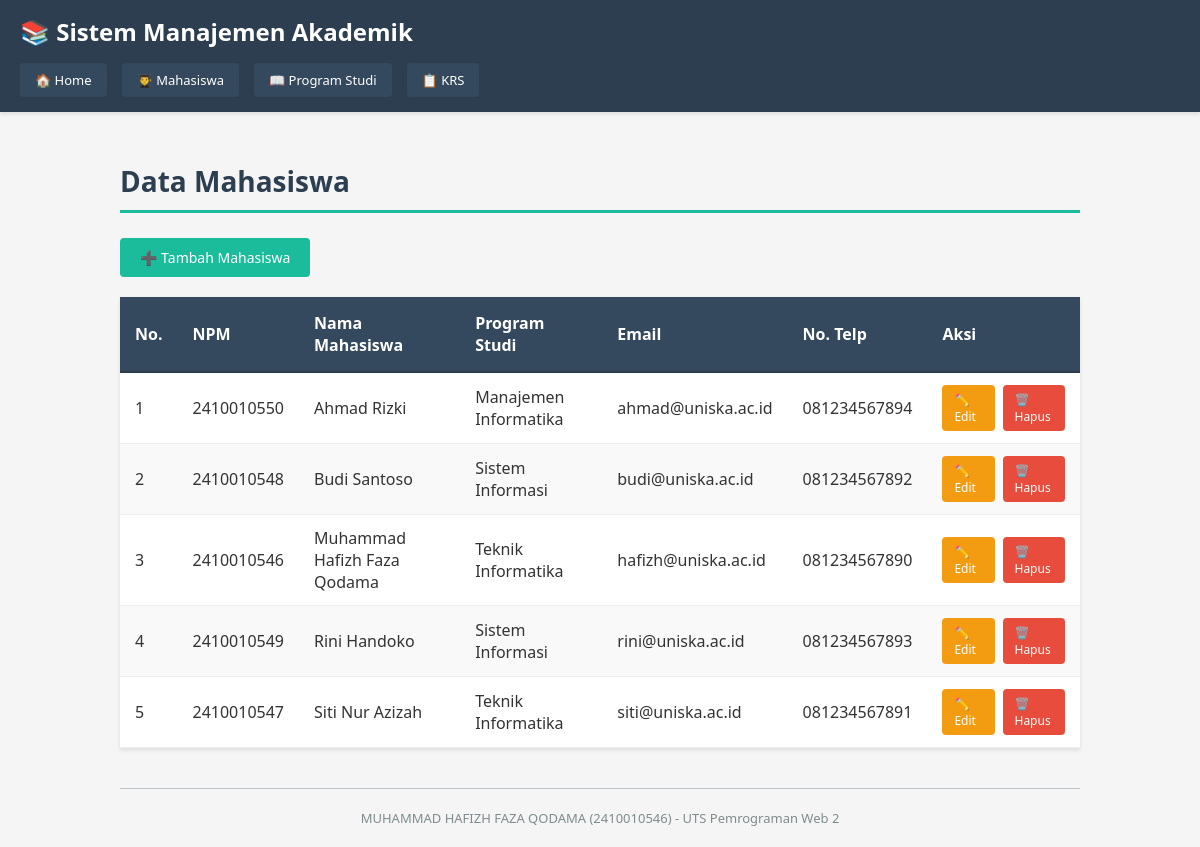
The page /mahasiswa/index.php on the database its author committed.
### tables this page shows
CREATE TABLE IF NOT EXISTS mahasiswa (
    id INT PRIMARY KEY AUTO_INCREMENT,
    npm VARCHAR(20) NOT NULL UNIQUE,
    nama VARCHAR(100) NOT NULL,
    email VARCHAR(100),
    no_telp VARCHAR(15),
    alamat TEXT,
    id_prodi INT NOT NULL,
    created_at TIMESTAMP DEFAULT CURRENT_TIMESTAMP,
    FOREIGN KEY (id_prodi) REFERENCES prodi(id) ON DELETE CASCADE ON UPDATE CASCADE
);

CREATE TABLE IF NOT EXISTS prodi (
    id INT PRIMARY KEY AUTO_INCREMENT,
    nama_prodi VARCHAR(100) NOT NULL UNIQUE,
    kode_prodi VARCHAR(20) NOT NULL UNIQUE,
    created_at TIMESTAMP DEFAULT CURRENT_TIMESTAMP
);

### src/mahasiswa/index.php (the view, shortened to what this page needs)
<?php
require_once '../config/koneksi.php';
$result = $conn->query("
    SELECT m.*, p.nama_prodi, p.kode_prodi
    FROM mahasiswa m
    JOIN prodi p ON m.id_prodi = p.id
    ORDER BY m.nama ASC
");
$mahasiswa_list = $result->fetch_all(MYSQLI_ASSOC);
?>
<!DOCTYPE html>
<html lang="id">
<head>
    <link rel="stylesheet" href="../assets/style.css">
</head>
<body>
    <div class="navbar">
        <h1>📚 Sistem Manajemen Akademik</h1>
        <nav>
            <a href="../index.php">🏠 Home</a>
            <a href="../mahasiswa/index.php">👨‍🎓 Mahasiswa</a>
            <a href="../prodi/index.php">📖 Program Studi</a>
            <a href="../krs/index.php">📋 KRS</a>
        </nav>
    </div>
    <div class="container">
        <h2 class="page-title">Data Mahasiswa</h2>
        <div class="btn-container">
            <a href="tambah.php" class="btn btn-primary">➕ Tambah Mahasiswa</a>
        </div>
        <?php if (count($mahasiswa_list) > 0): ?>
            <table>
                <thead>
                    <tr>
                        <th>No.</th>
                        <th>NPM</th>
                        <th>Nama Mahasiswa</th>
                        <th>Program Studi</th>
                        <th>Email</th>
                        <th>No. Telp</th>
                        <th>Aksi</th>
                    </tr>
                </thead>
                <tbody>
                    <?php foreach ($mahasiswa_list as $index => $m): ?>
                        <tr>
                            <td><?php echo $index + 1; ?></td>
                            <td><?php echo htmlspecialchars($m['npm']); ?></td>
                            <td><?php echo htmlspecialchars($m['nama']); ?></td>
                            <td><?php echo htmlspecialchars($m['nama_prodi']); ?></td>
                            <td><?php echo htmlspecialchars($m['email'] ?? '-'); ?></td>
                            <td><?php echo htmlspecialchars($m['no_telp'] ?? '-'); ?></td>
                            <td>
                                <div class="action-buttons">
                                    <a href="edit.php?id=<?php echo $m['id']; ?>" class="btn btn-warning">✏️ Edit</a>
                                    <a href="index.php?hapus=<?php echo $m['id']; ?>" class="btn btn-danger" onclick="return confirm('Yakin ingin menghapus?')">🗑️ Hapus</a>
                                </div>
                            </td>
                        </tr>
                    <?php endforeach; ?>
                </tbody>
            </table>
        <?php else: ?>
            <div class="empty-message">
                📭 Belum ada data mahasiswa
            </div>
        <?php endif; ?>
        <div class="footer">
            <p>MUHAMMAD HAFIZH FAZA QODAMA (2410010546) - UTS Pemrograman Web 2</p>
        </div>
    </div>
</body>
</html>

### src/assets/style.css (style rules this page uses)
* { margin: 0; padding: 0; box-sizing: border-box; }
body { font-family: 'Segoe UI', Tahoma, Geneva, Verdana, sans-serif; background-color: #f5f5f5; color: #333; }
.navbar { background-color: #2c3e50; color: white; padding: 15px 20px; margin-bottom: 30px; box-shadow: 0 2px 4px rgba(0,0,0,0.1); }
.navbar h1 { font-size: 24px; margin-bottom: 10px; }
.navbar nav { margin-top: 15px; display: flex; gap: 15px; flex-wrap: wrap; }
.navbar a { color: white; text-decoration: none; padding: 8px 15px; background-color: #34495e; border-radius: 4px; transition: background-color 0.3s; font-size: 13px; }
.container { max-width: 1000px; margin: 0 auto; padding: 20px; }
.page-title { color: #2c3e50; margin-bottom: 25px; font-size: 28px; border-bottom: 3px solid #1abc9c; padding-bottom: 10px; }
.btn-container { margin-bottom: 20px; display: flex; gap: 10px; flex-wrap: wrap; }
.btn { padding: 10px 20px; text-decoration: none; border: none; border-radius: 4px; cursor: pointer; transition: all 0.3s; font-size: 14px; font-weight: 500; }
.btn-primary { background-color: #1abc9c; color: white; }
.btn-danger { background-color: #e74c3c; color: white; }
.btn-warning { background-color: #f39c12; color: white; }
table { width: 100%; border-collapse: collapse; background-color: white; box-shadow: 0 2px 4px rgba(0,0,0,0.1); margin-top: 20px; }
table thead { background-color: #34495e; color: white; }
table th { padding: 15px; text-align: left; font-weight: 600; border-bottom: 2px solid #2c3e50; }
table td { padding: 12px 15px; border-bottom: 1px solid #ecf0f1; }
table tbody tr:nth-child(even) { background-color: #f9f9f9; }
.action-buttons { display: flex; gap: 8px; }
.action-buttons a, .action-buttons button { padding: 6px 12px; font-size: 12px; }
.footer { text-align: center; margin-top: 40px; padding-top: 20px; border-top: 1px solid #bdc3c7; color: #7f8c8d; font-size: 13px; }

### rows shown on the page
mahasiswa: npm "2410010550", nama "Ahmad Rizki", id_prodi.nama_prodi "Manajemen Informatika", email "ahmad@uniska.ac.id", no_telp "081234567894"
mahasiswa: npm "2410010548", nama "Budi Santoso", id_prodi.nama_prodi "Sistem Informasi", email "budi@uniska.ac.id", no_telp "081234567892"
mahasiswa: npm "2410010546", nama "Muhammad Hafizh Faza Qodama", id_prodi.nama_prodi "Teknik Informatika", email "hafizh@uniska.ac.id", no_telp "081234567890"
mahasiswa: npm "2410010549", nama "Rini Handoko", id_prodi.nama_prodi "Sistem Informasi", email "rini@uniska.ac.id", no_telp "081234567893"
mahasiswa: npm "2410010547", nama "Siti Nur Azizah", id_prodi.nama_prodi "Teknik Informatika", email "siti@uniska.ac.id", no_telp "081234567891"
